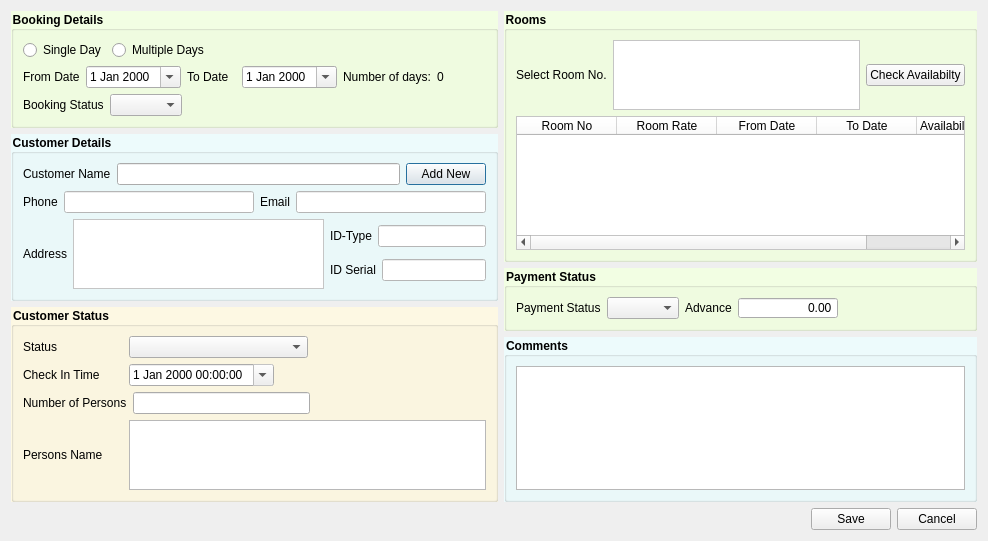
<?xml version="1.0" encoding="UTF-8"?>
<ui version="4.0">
 <class>CreateBooking</class>
 <widget class="QDialog" name="CreateBooking">
  <property name="geometry">
   <rect>
    <x>0</x>
    <y>0</y>
    <width>988</width>
    <height>537</height>
   </rect>
  </property>
  <property name="windowTitle">
   <string>Create Booking</string>
  </property>
  <property name="autoFillBackground">
   <bool>false</bool>
  </property>
  <property name="styleSheet">
   <string notr="true"/>
  </property>
  <layout class="QVBoxLayout" name="verticalLayout_12">
   <item>
    <layout class="QHBoxLayout" name="horizontalLayout">
     <item>
      <layout class="QVBoxLayout" name="verticalLayout_10">
       <item>
        <widget class="QGroupBox" name="groupBox_4">
         <property name="font">
          <font>
           <weight>75</weight>
           <bold>true</bold>
          </font>
         </property>
         <property name="styleSheet">
          <string notr="true">QGroupBox {
background:#f2fee3;
}</string>
         </property>
         <property name="title">
          <string>Booking Details</string>
         </property>
         <layout class="QVBoxLayout" name="verticalLayout_3">
          <item>
           <layout class="QGridLayout" name="gridLayout_10">
            <item row="0" column="0">
             <widget class="QRadioButton" name="single_day">
              <property name="text">
               <string>Single Day</string>
              </property>
             </widget>
            </item>
            <item row="0" column="2">
             <spacer name="horizontalSpacer_6">
              <property name="orientation">
               <enum>Qt::Horizontal</enum>
              </property>
              <property name="sizeHint" stdset="0">
               <size>
                <width>40</width>
                <height>20</height>
               </size>
              </property>
             </spacer>
            </item>
            <item row="0" column="1">
             <widget class="QRadioButton" name="multiple_day">
              <property name="text">
               <string>Multiple Days</string>
              </property>
             </widget>
            </item>
           </layout>
          </item>
          <item>
           <layout class="QHBoxLayout" name="horizontalLayout_3">
            <item>
             <widget class="QLabel" name="label_8">
              <property name="font">
               <font/>
              </property>
              <property name="text">
               <string>From Date</string>
              </property>
             </widget>
            </item>
            <item>
             <widget class="QDateEdit" name="from_date">
              <property name="styleSheet">
               <string notr="true"/>
              </property>
              <property name="calendarPopup">
               <bool>true</bool>
              </property>
             </widget>
            </item>
            <item>
             <widget class="QLabel" name="label_9">
              <property name="font">
               <font/>
              </property>
              <property name="text">
               <string>To Date</string>
              </property>
             </widget>
            </item>
            <item>
             <widget class="QDateEdit" name="to_date">
              <property name="styleSheet">
               <string notr="true"/>
              </property>
              <property name="calendarPopup">
               <bool>true</bool>
              </property>
             </widget>
            </item>
            <item>
             <widget class="QLabel" name="label_10">
              <property name="font">
               <font/>
              </property>
              <property name="text">
               <string>Number of days:</string>
              </property>
             </widget>
            </item>
            <item>
             <widget class="QLabel" name="days_count">
              <property name="text">
               <string>0</string>
              </property>
             </widget>
            </item>
           </layout>
          </item>
          <item>
           <layout class="QGridLayout" name="gridLayout_6">
            <item row="0" column="0">
             <widget class="QLabel" name="label_11">
              <property name="text">
               <string>Booking Status</string>
              </property>
             </widget>
            </item>
            <item row="0" column="1">
             <widget class="QComboBox" name="booking_status"/>
            </item>
            <item row="0" column="2">
             <spacer name="horizontalSpacer">
              <property name="orientation">
               <enum>Qt::Horizontal</enum>
              </property>
              <property name="sizeHint" stdset="0">
               <size>
                <width>40</width>
                <height>20</height>
               </size>
              </property>
             </spacer>
            </item>
           </layout>
          </item>
         </layout>
        </widget>
       </item>
       <item>
        <widget class="QGroupBox" name="groupBox_5">
         <property name="font">
          <font>
           <weight>75</weight>
           <bold>true</bold>
          </font>
         </property>
         <property name="styleSheet">
          <string notr="true">QGroupBox{background-color:#edfbfc;}</string>
         </property>
         <property name="title">
          <string>Customer Details</string>
         </property>
         <layout class="QVBoxLayout" name="verticalLayout_9">
          <item>
           <layout class="QHBoxLayout" name="horizontalLayout_4">
            <item>
             <widget class="QLabel" name="label_12">
              <property name="font">
               <font>
                <weight>50</weight>
                <bold>false</bold>
               </font>
              </property>
              <property name="text">
               <string>Customer Name</string>
              </property>
             </widget>
            </item>
            <item>
             <widget class="QLineEdit" name="c_customer_name"/>
            </item>
            <item>
             <widget class="QPushButton" name="addNewCustomer">
              <property name="text">
               <string>Add New</string>
              </property>
              <property name="icon">
               <iconset resource="bill_master_resources.qrc">
                <normaloff>:/icons/icons/1428360733_user_add.png</normaloff>:/icons/icons/1428360733_user_add.png</iconset>
              </property>
             </widget>
            </item>
           </layout>
          </item>
          <item>
           <layout class="QHBoxLayout" name="horizontalLayout_5">
            <item>
             <widget class="QLabel" name="label_13">
              <property name="font">
               <font>
                <weight>50</weight>
                <bold>false</bold>
               </font>
              </property>
              <property name="text">
               <string>Phone</string>
              </property>
             </widget>
            </item>
            <item>
             <widget class="QLineEdit" name="c_customer_phone">
              <property name="styleSheet">
               <string notr="true">background:#fff;</string>
              </property>
              <property name="readOnly">
               <bool>true</bool>
              </property>
             </widget>
            </item>
            <item>
             <widget class="QLabel" name="label_14">
              <property name="font">
               <font>
                <weight>50</weight>
                <bold>false</bold>
               </font>
              </property>
              <property name="text">
               <string>Email</string>
              </property>
             </widget>
            </item>
            <item>
             <widget class="QLineEdit" name="c_customer_email">
              <property name="styleSheet">
               <string notr="true">background:#fff;</string>
              </property>
              <property name="readOnly">
               <bool>true</bool>
              </property>
             </widget>
            </item>
           </layout>
          </item>
          <item>
           <layout class="QHBoxLayout" name="horizontalLayout_7">
            <item>
             <layout class="QHBoxLayout" name="horizontalLayout_6">
              <item>
               <widget class="QLabel" name="label_15">
                <property name="font">
                 <font>
                  <weight>50</weight>
                  <bold>false</bold>
                 </font>
                </property>
                <property name="text">
                 <string>Address</string>
                </property>
               </widget>
              </item>
              <item>
               <widget class="QTextEdit" name="c_customer_add">
                <property name="styleSheet">
                 <string notr="true">background:#fff;</string>
                </property>
                <property name="readOnly">
                 <bool>true</bool>
                </property>
               </widget>
              </item>
             </layout>
            </item>
            <item>
             <layout class="QVBoxLayout" name="verticalLayout">
              <item>
               <layout class="QGridLayout" name="gridLayout">
                <item row="0" column="0">
                 <widget class="QLabel" name="label_16">
                  <property name="font">
                   <font>
                    <weight>50</weight>
                    <bold>false</bold>
                   </font>
                  </property>
                  <property name="text">
                   <string>ID-Type</string>
                  </property>
                 </widget>
                </item>
                <item row="0" column="1">
                 <widget class="QLineEdit" name="c_customer_id_type">
                  <property name="styleSheet">
                   <string notr="true">background:#fff;</string>
                  </property>
                  <property name="readOnly">
                   <bool>true</bool>
                  </property>
                 </widget>
                </item>
               </layout>
              </item>
              <item>
               <layout class="QGridLayout" name="gridLayout_2">
                <item row="0" column="0">
                 <widget class="QLabel" name="label_17">
                  <property name="font">
                   <font>
                    <weight>50</weight>
                    <bold>false</bold>
                   </font>
                  </property>
                  <property name="text">
                   <string>ID Serial</string>
                  </property>
                 </widget>
                </item>
                <item row="0" column="1">
                 <widget class="QLineEdit" name="c_customer_id_serial">
                  <property name="styleSheet">
                   <string notr="true">background:#fff;</string>
                  </property>
                  <property name="readOnly">
                   <bool>true</bool>
                  </property>
                 </widget>
                </item>
               </layout>
              </item>
             </layout>
            </item>
           </layout>
          </item>
         </layout>
        </widget>
       </item>
       <item>
        <widget class="QGroupBox" name="groupBox_2">
         <property name="font">
          <font>
           <weight>75</weight>
           <bold>true</bold>
          </font>
         </property>
         <property name="styleSheet">
          <string notr="true">QGroupBox {background:#fdf8e3}</string>
         </property>
         <property name="title">
          <string>Customer Status</string>
         </property>
         <layout class="QVBoxLayout" name="verticalLayout_2">
          <item>
           <layout class="QGridLayout" name="gridLayout_3">
            <item row="0" column="1">
             <widget class="QComboBox" name="customer_status">
              <property name="sizePolicy">
               <sizepolicy hsizetype="MinimumExpanding" vsizetype="Fixed">
                <horstretch>0</horstretch>
                <verstretch>0</verstretch>
               </sizepolicy>
              </property>
             </widget>
            </item>
            <item row="0" column="0">
             <widget class="QLabel" name="label_5">
              <property name="sizePolicy">
               <sizepolicy hsizetype="Fixed" vsizetype="Preferred">
                <horstretch>0</horstretch>
                <verstretch>0</verstretch>
               </sizepolicy>
              </property>
              <property name="minimumSize">
               <size>
                <width>100</width>
                <height>0</height>
               </size>
              </property>
              <property name="text">
               <string>Status</string>
              </property>
             </widget>
            </item>
            <item row="0" column="2">
             <spacer name="horizontalSpacer_3">
              <property name="orientation">
               <enum>Qt::Horizontal</enum>
              </property>
              <property name="sizeHint" stdset="0">
               <size>
                <width>40</width>
                <height>20</height>
               </size>
              </property>
             </spacer>
            </item>
           </layout>
          </item>
          <item>
           <layout class="QGridLayout" name="gridLayout_9">
            <item row="0" column="0">
             <widget class="QLabel" name="check_in_label">
              <property name="sizePolicy">
               <sizepolicy hsizetype="Fixed" vsizetype="Preferred">
                <horstretch>0</horstretch>
                <verstretch>0</verstretch>
               </sizepolicy>
              </property>
              <property name="minimumSize">
               <size>
                <width>100</width>
                <height>0</height>
               </size>
              </property>
              <property name="text">
               <string>Check In Time</string>
              </property>
             </widget>
            </item>
            <item row="0" column="1">
             <widget class="QDateTimeEdit" name="check_in_date_time">
              <property name="readOnly">
               <bool>true</bool>
              </property>
              <property name="buttonSymbols">
               <enum>QAbstractSpinBox::UpDownArrows</enum>
              </property>
              <property name="showGroupSeparator" stdset="0">
               <bool>false</bool>
              </property>
              <property name="calendarPopup">
               <bool>true</bool>
              </property>
             </widget>
            </item>
            <item row="0" column="2">
             <spacer name="horizontalSpacer_5">
              <property name="orientation">
               <enum>Qt::Horizontal</enum>
              </property>
              <property name="sizeHint" stdset="0">
               <size>
                <width>40</width>
                <height>20</height>
               </size>
              </property>
             </spacer>
            </item>
           </layout>
          </item>
          <item>
           <layout class="QGridLayout" name="gridLayout_4">
            <item row="0" column="0">
             <widget class="QLabel" name="label_3">
              <property name="sizePolicy">
               <sizepolicy hsizetype="Fixed" vsizetype="Preferred">
                <horstretch>0</horstretch>
                <verstretch>0</verstretch>
               </sizepolicy>
              </property>
              <property name="minimumSize">
               <size>
                <width>100</width>
                <height>0</height>
               </size>
              </property>
              <property name="text">
               <string>Number of Persons</string>
              </property>
             </widget>
            </item>
            <item row="0" column="1">
             <widget class="QLineEdit" name="num_of_person">
              <property name="inputMethodHints">
               <set>Qt::ImhDigitsOnly</set>
              </property>
             </widget>
            </item>
            <item row="0" column="2">
             <spacer name="horizontalSpacer_4">
              <property name="orientation">
               <enum>Qt::Horizontal</enum>
              </property>
              <property name="sizeHint" stdset="0">
               <size>
                <width>40</width>
                <height>20</height>
               </size>
              </property>
             </spacer>
            </item>
           </layout>
          </item>
          <item>
           <layout class="QGridLayout" name="gridLayout_5">
            <item row="0" column="0">
             <widget class="QLabel" name="label_7">
              <property name="sizePolicy">
               <sizepolicy hsizetype="Fixed" vsizetype="Preferred">
                <horstretch>0</horstretch>
                <verstretch>0</verstretch>
               </sizepolicy>
              </property>
              <property name="minimumSize">
               <size>
                <width>100</width>
                <height>0</height>
               </size>
              </property>
              <property name="text">
               <string>Persons Name</string>
              </property>
             </widget>
            </item>
            <item row="0" column="1">
             <widget class="QTextEdit" name="persons_name"/>
            </item>
           </layout>
          </item>
         </layout>
        </widget>
       </item>
      </layout>
     </item>
     <item>
      <layout class="QVBoxLayout" name="verticalLayout_11">
       <item>
        <widget class="QGroupBox" name="groupBox">
         <property name="font">
          <font>
           <weight>75</weight>
           <bold>true</bold>
          </font>
         </property>
         <property name="styleSheet">
          <string notr="true">QGroupBox {
background:#f2fee3;
}</string>
         </property>
         <property name="title">
          <string>Rooms</string>
         </property>
         <layout class="QVBoxLayout" name="verticalLayout_6">
          <item>
           <layout class="QGridLayout" name="gridLayout_13">
            <item row="0" column="0">
             <widget class="QLabel" name="label">
              <property name="font">
               <font>
                <weight>50</weight>
                <bold>false</bold>
               </font>
              </property>
              <property name="text">
               <string>Select Room No.</string>
              </property>
             </widget>
            </item>
            <item row="0" column="1">
             <widget class="QListWidget" name="room_list">
              <property name="maximumSize">
               <size>
                <width>16777215</width>
                <height>80</height>
               </size>
              </property>
              <property name="styleSheet">
               <string notr="true">background:#fff;</string>
              </property>
              <property name="editTriggers">
               <set>QAbstractItemView::NoEditTriggers</set>
              </property>
              <property name="selectionMode">
               <enum>QAbstractItemView::MultiSelection</enum>
              </property>
              <property name="selectionBehavior">
               <enum>QAbstractItemView::SelectRows</enum>
              </property>
             </widget>
            </item>
            <item row="0" column="2">
             <widget class="QPushButton" name="checkAvail">
              <property name="text">
               <string>Check Availabilty</string>
              </property>
             </widget>
            </item>
           </layout>
          </item>
          <item>
           <widget class="QTableWidget" name="room_status_table">
            <property name="styleSheet">
             <string notr="true">background:#fff;</string>
            </property>
            <property name="selectionMode">
             <enum>QAbstractItemView::NoSelection</enum>
            </property>
            <column>
             <property name="text">
              <string>Room No</string>
             </property>
            </column>
            <column>
             <property name="text">
              <string>Room Rate</string>
             </property>
            </column>
            <column>
             <property name="text">
              <string>From Date</string>
             </property>
            </column>
            <column>
             <property name="text">
              <string>To Date</string>
             </property>
            </column>
            <column>
             <property name="text">
              <string>Availability Status</string>
             </property>
            </column>
           </widget>
          </item>
         </layout>
        </widget>
       </item>
       <item>
        <widget class="QGroupBox" name="advPayGBox">
         <property name="minimumSize">
          <size>
           <width>0</width>
           <height>0</height>
          </size>
         </property>
         <property name="font">
          <font>
           <weight>75</weight>
           <bold>true</bold>
          </font>
         </property>
         <property name="styleSheet">
          <string notr="true">QGroupBox {
background:#f2fee3;
}</string>
         </property>
         <property name="title">
          <string>Payment Status</string>
         </property>
         <layout class="QVBoxLayout" name="verticalLayout_4">
          <item>
           <layout class="QGridLayout" name="gridLayout_7">
            <item row="0" column="0">
             <widget class="QLabel" name="label_21">
              <property name="text">
               <string>Payment Status</string>
              </property>
             </widget>
            </item>
            <item row="0" column="2">
             <widget class="QLabel" name="advanceText">
              <property name="text">
               <string>Advance</string>
              </property>
             </widget>
            </item>
            <item row="0" column="3">
             <widget class="QDoubleSpinBox" name="advanceMoney">
              <property name="minimumSize">
               <size>
                <width>100</width>
                <height>0</height>
               </size>
              </property>
              <property name="alignment">
               <set>Qt::AlignRight|Qt::AlignTrailing|Qt::AlignVCenter</set>
              </property>
              <property name="buttonSymbols">
               <enum>QAbstractSpinBox::NoButtons</enum>
              </property>
              <property name="maximum">
               <double>1000000000000.000000000000000</double>
              </property>
             </widget>
            </item>
            <item row="0" column="1">
             <widget class="QComboBox" name="payment_status"/>
            </item>
            <item row="0" column="4">
             <spacer name="horizontalSpacer_2">
              <property name="orientation">
               <enum>Qt::Horizontal</enum>
              </property>
              <property name="sizeHint" stdset="0">
               <size>
                <width>40</width>
                <height>20</height>
               </size>
              </property>
             </spacer>
            </item>
           </layout>
          </item>
         </layout>
        </widget>
       </item>
       <item>
        <widget class="QGroupBox" name="groupBox_7">
         <property name="font">
          <font>
           <weight>75</weight>
           <bold>true</bold>
          </font>
         </property>
         <property name="styleSheet">
          <string notr="true">QGroupBox{background-color:#edfbfc;}</string>
         </property>
         <property name="title">
          <string>Comments</string>
         </property>
         <layout class="QHBoxLayout" name="horizontalLayout_9">
          <item>
           <widget class="QTextEdit" name="comments"/>
          </item>
         </layout>
        </widget>
       </item>
      </layout>
     </item>
    </layout>
   </item>
   <item>
    <layout class="QGridLayout" name="gridLayout_8">
     <item row="0" column="2">
      <widget class="QPushButton" name="saveBookingBtn">
       <property name="text">
        <string>Save</string>
       </property>
      </widget>
     </item>
     <item row="0" column="0">
      <spacer name="horizontalSpacer_7">
       <property name="orientation">
        <enum>Qt::Horizontal</enum>
       </property>
       <property name="sizeHint" stdset="0">
        <size>
         <width>40</width>
         <height>20</height>
        </size>
       </property>
      </spacer>
     </item>
     <item row="0" column="3">
      <widget class="QPushButton" name="cancelBtn">
       <property name="text">
        <string>Cancel</string>
       </property>
      </widget>
     </item>
    </layout>
   </item>
  </layout>
 </widget>
 <resources>
  <include location="bill_master_resources.qrc"/>
 </resources>
 <connections/>
</ui>
